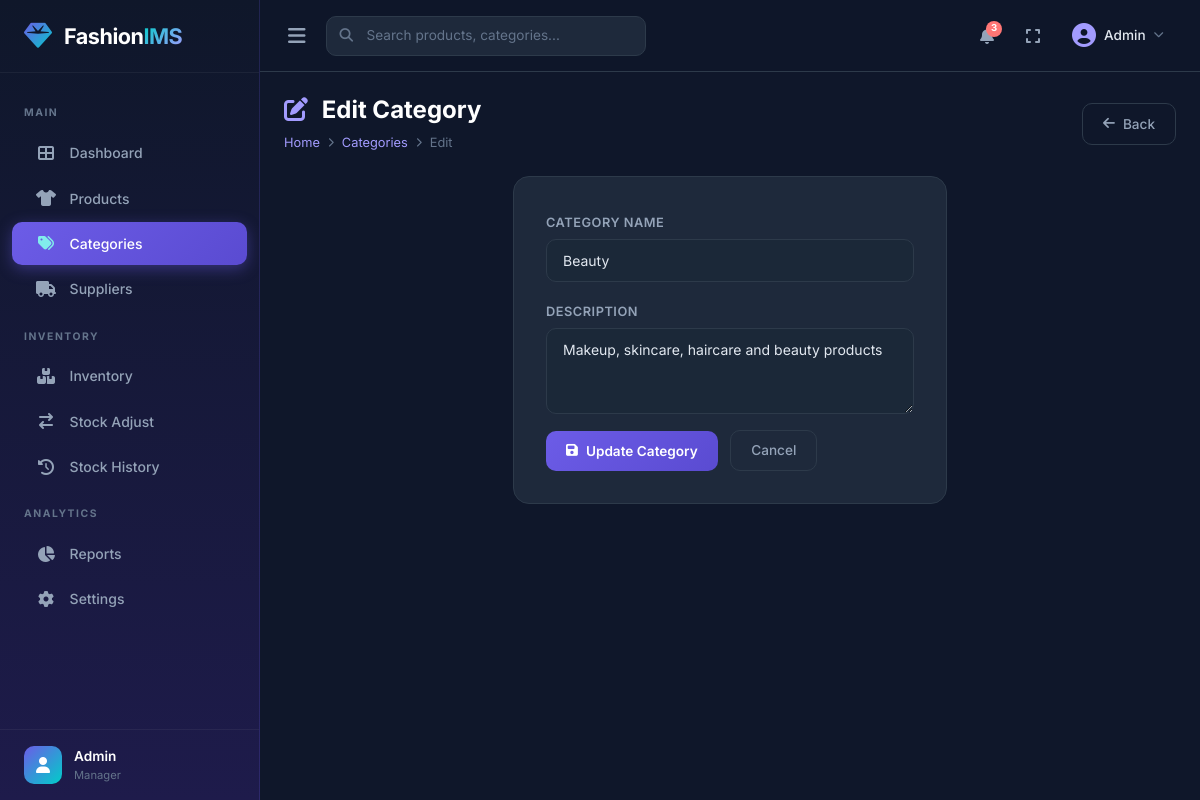
/categories/2/edit/, run on the app's committed database.
### apps/categories/models.py (models this page shows, shortened)
class Category(models.Model):
    category_name = models.CharField(max_length=100, unique=True)
    description = models.TextField(blank=True)
    created_at = models.DateTimeField(auto_now_add=True)
    class Meta:
        verbose_name_plural = 'Categories'
        ordering = ['category_name']

### apps/categories/views.py (the view)
# urls.py: path('<int:pk>/edit/', views.category_edit, name='category_edit'),
def category_edit(request, pk):
    category = get_object_or_404(Category, pk=pk)
    if request.method == 'POST':
        form = CategoryForm(request.POST, instance=category)
        if form.is_valid():
            form.save()
            messages.success(request, 'Category updated successfully!')
            return redirect('categories:category_list')
    else:
        form = CategoryForm(instance=category)
    return render(request, 'categories/category_edit.html', {'form': form, 'category': category})

### apps/categories/forms.py
class CategoryForm(forms.ModelForm):
    class Meta:
        model = Category
        fields = ['category_name', 'description']
        widgets = {
            'category_name': forms.TextInput(attrs={'class': 'form-control', 'placeholder': 'Category Name'}),
            'description': forms.Textarea(attrs={'class': 'form-control', 'rows': 3, 'placeholder': 'Description'}),
        }

### templates/categories/category_edit.html (shortened to what this page needs)
{% extends 'base.html' %}
{% block content %}
<div class="page-header">
    <div>
        <h1 class="page-title"><i class="fas fa-pen-to-square"></i> Edit Category</h1>
        <div class="breadcrumb-custom">
            <a href="{% url 'dashboard:index' %}">Home</a>
            <i class="fas fa-chevron-right" style="font-size: 0.6rem;"></i>
            <a href="{% url 'categories:category_list' %}">Categories</a>
            <i class="fas fa-chevron-right" style="font-size: 0.6rem;"></i>
            <span>Edit</span>
        </div>
    </div>
    <a href="{% url 'categories:category_list' %}" class="btn-outline-custom"><i class="fas fa-arrow-left"></i> Back</a>
</div>
<div class="row justify-content-center">
    <div class="col-lg-6">
        <div class="form-card animate-scale-in">
            <form method="post">
                <div class="mb-3">
                    <label class="form-label">Category Name</label>
                    {{ form.category_name }}
                </div>
                <div class="mb-3">
                    <label class="form-label">Description</label>
                    {{ form.description }}
                </div>
                <button type="submit" class="btn-primary-custom"><i class="fas fa-save"></i> Update Category</button>
                <a href="{% url 'categories:category_list' %}" class="btn-outline-custom ms-2">Cancel</a>
            </form>
        </div>
    </div>
</div>
{% endblock %}

### static/css/style.css (style rules this page uses)
:root { --primary: #6C5CE7; --primary-light: #A29BFE; --primary-dark: #5A4BD1; --accent: #00CEC9; --accent-light: #81ECEC; --success: #00B894; --warning: #FDCB6E; --danger: #FF7675; --info: #74B9FF; --dark: #0D1B2A; --dark-secondary: #1B2838; --dark-card: #1E293B; --dark-border: #2D3A4A; --text-primary: #E2E8F0; --text-secondary: #94A3B8; --text-muted: #64748B; --sidebar-width: 260px; --sidebar-bg: linear-gradient(180deg, #0F172A 0%, #1E1B4B 100%); --transition-fast: 0.15s ease; --transition-base: 0.3s ease; --transition-slow: 0.5s ease; --shadow-sm: 0 1px 3px rgba(0,0,0,0.3); --shadow-md: 0 4px 12px rgba(0,0,0,0.3); --shadow-lg: 0 10px 30px rgba(0,0,0,0.4); --shadow-glow: 0 0 20px rgba(108,92,231,0.3); }
* { margin: 0; padding: 0; box-sizing: border-box; }
body { font-family: 'Inter', -apple-system, BlinkMacSystemFont, sans-serif; background-color: #0F172A; color: var(--text-primary); overflow-x: hidden; min-height: 100vh; }
a { text-decoration: none; color: inherit; }
.page-header { display: flex; align-items: center; justify-content: space-between; margin-bottom: 1.5rem; flex-wrap: wrap; gap: 1rem; }
.page-title { font-size: 1.5rem; font-weight: 700; color: #fff; }
.page-title i { margin-right: 0.5rem; color: var(--primary-light); }
.breadcrumb-custom { display: flex; align-items: center; gap: 0.5rem; font-size: 0.8rem; color: var(--text-muted); }
.breadcrumb-custom a { color: var(--primary-light); }
.btn-primary-custom { background: linear-gradient(135deg, var(--primary), var(--primary-dark)); color: #fff; border: none; padding: 0.6rem 1.25rem; border-radius: 10px; font-size: 0.85rem; font-weight: 600; font-family: 'Inter', sans-serif; cursor: pointer; transition: all var(--transition-fast); display: inline-flex; align-items: center; gap: 0.5rem; }
.btn-outline-custom { background: transparent; color: var(--text-secondary); border: 1px solid var(--dark-border); padding: 0.6rem 1.25rem; border-radius: 10px; font-size: 0.85rem; font-weight: 500; font-family: 'Inter', sans-serif; cursor: pointer; transition: all var(--transition-fast); display: inline-flex; align-items: center; gap: 0.5rem; }
.form-card { background: var(--dark-card); border: 1px solid var(--dark-border); border-radius: 16px; padding: 2rem; }
.form-card .form-control, .form-card .form-select { background: var(--dark-secondary); border: 1px solid var(--dark-border); color: var(--text-primary); padding: 0.65rem 1rem; border-radius: 10px; font-family: 'Inter', sans-serif; font-size: 0.875rem; transition: all var(--transition-fast); }
.form-card .form-label { font-size: 0.8rem; font-weight: 600; color: var(--text-secondary); margin-bottom: 0.4rem; text-transform: uppercase; letter-spacing: 0.5px; }
.animate-scale-in { animation: scaleIn 0.35s ease forwards; }

### data on the page
Category: category_name "Beauty", description "Makeup, skincare, haircare and beauty products"
